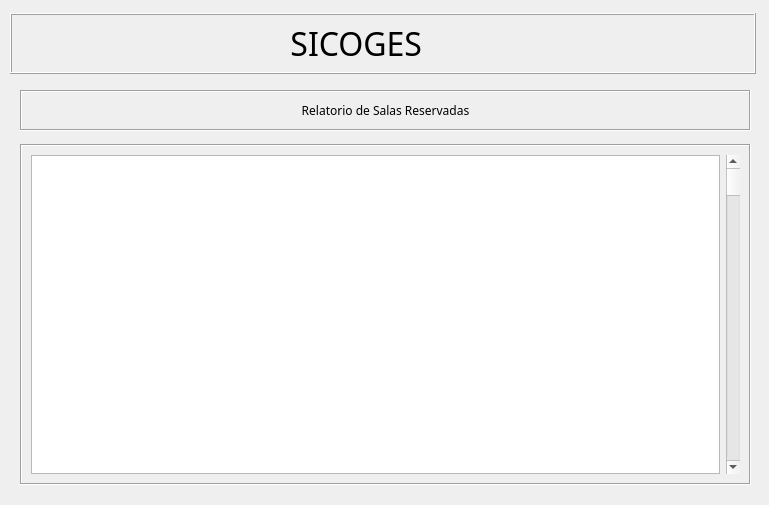
<?xml version="1.0" encoding="UTF-8"?>
<ui version="4.0">
 <class>Widget</class>
 <widget class="QWidget" name="Widget">
  <property name="geometry">
   <rect>
    <x>0</x>
    <y>0</y>
    <width>769</width>
    <height>505</height>
   </rect>
  </property>
  <property name="windowTitle">
   <string>Widget</string>
  </property>
  <widget class="QFrame" name="gridFrame">
   <property name="geometry">
    <rect>
     <x>10</x>
     <y>13</y>
     <width>746</width>
     <height>61</height>
    </rect>
   </property>
   <property name="frameShape">
    <enum>QFrame::Box</enum>
   </property>
   <property name="frameShadow">
    <enum>QFrame::Raised</enum>
   </property>
   <property name="lineWidth">
    <number>1</number>
   </property>
   <layout class="QHBoxLayout" name="horizontalLayout_3">
    <item>
     <widget class="QPushButton" name="pushButton_relatorio_volar">
      <property name="sizePolicy">
       <sizepolicy hsizetype="Fixed" vsizetype="Fixed">
        <horstretch>0</horstretch>
        <verstretch>0</verstretch>
       </sizepolicy>
      </property>
      <property name="font">
       <font>
        <family>Versa</family>
        <pointsize>10</pointsize>
       </font>
      </property>
      <property name="layoutDirection">
       <enum>Qt::RightToLeft</enum>
      </property>
      <property name="text">
       <string/>
      </property>
      <property name="icon">
       <iconset theme="go-previous">
        <normaloff>../../controle-salas</normaloff>../../controle-salas</iconset>
      </property>
      <property name="flat">
       <bool>true</bool>
      </property>
     </widget>
    </item>
    <item>
     <widget class="QLabel" name="label_33">
      <property name="font">
       <font>
        <family>Versa</family>
        <pointsize>24</pointsize>
        <italic>false</italic>
        <bold>false</bold>
       </font>
      </property>
      <property name="text">
       <string>                           SICOGES</string>
      </property>
      <property name="alignment">
       <set>Qt::AlignJustify|Qt::AlignVCenter</set>
      </property>
     </widget>
    </item>
   </layout>
  </widget>
  <widget class="QFrame" name="gridFrame_8">
   <property name="geometry">
    <rect>
     <x>20</x>
     <y>144</y>
     <width>731</width>
     <height>341</height>
    </rect>
   </property>
   <property name="font">
    <font>
     <family>Versa</family>
     <italic>false</italic>
     <bold>false</bold>
     <underline>false</underline>
     <strikeout>false</strikeout>
    </font>
   </property>
   <property name="frameShape">
    <enum>QFrame::Box</enum>
   </property>
   <property name="frameShadow">
    <enum>QFrame::Sunken</enum>
   </property>
   <layout class="QGridLayout" name="gridLayout_7">
    <item row="0" column="0">
     <layout class="QHBoxLayout" name="horizontalLayout_29">
      <property name="spacing">
       <number>0</number>
      </property>
      <property name="sizeConstraint">
       <enum>QLayout::SetDefaultConstraint</enum>
      </property>
      <item>
       <widget class="QTableView" name="tableView_relatorio"/>
      </item>
     </layout>
    </item>
    <item row="0" column="1">
     <widget class="QScrollBar" name="verticalScrollBar_relatorio">
      <property name="orientation">
       <enum>Qt::Vertical</enum>
      </property>
     </widget>
    </item>
   </layout>
  </widget>
  <widget class="QFrame" name="horizontalFrame_7">
   <property name="geometry">
    <rect>
     <x>20</x>
     <y>90</y>
     <width>731</width>
     <height>41</height>
    </rect>
   </property>
   <property name="frameShape">
    <enum>QFrame::Box</enum>
   </property>
   <property name="frameShadow">
    <enum>QFrame::Sunken</enum>
   </property>
   <layout class="QHBoxLayout" name="horizontalLayout_30">
    <item>
     <widget class="QLabel" name="label_35">
      <property name="font">
       <font>
        <family>Versa</family>
        <strikeout>false</strikeout>
        <kerning>true</kerning>
       </font>
      </property>
      <property name="text">
       <string>Relatorio de Salas Reservadas</string>
      </property>
      <property name="alignment">
       <set>Qt::AlignCenter</set>
      </property>
     </widget>
    </item>
   </layout>
  </widget>
 </widget>
 <resources/>
 <connections/>
</ui>
